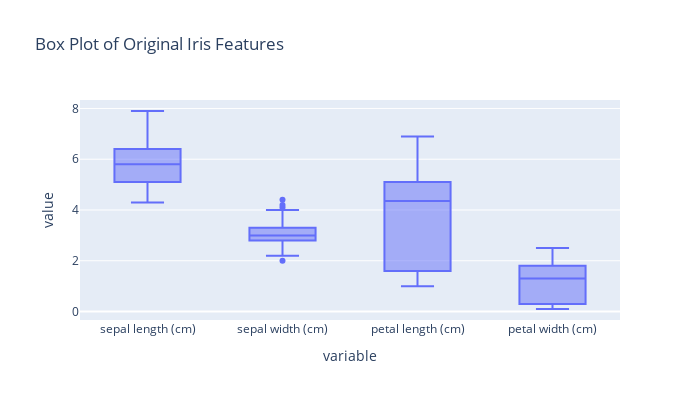

Notebook cell for this chart:
### Markdown cell above
## Standardizing Data

### Code cell
# Create a box plot with the original data
fig_o = px.box(
    df_melt,
    x='variable',
    y='value',
    width=700,
    height=400,
    title='Box Plot of Original Iris Features'
)
# Change the legend position to 'top'
fig_o.update_layout(legend=dict(x=0.4, y=1.2, orientation='h'))
# Show the plot
fig_o.show()

### Figure 1 — Plotly figure (JSON) as saved in the notebook; plotly's stock layout.template omitted (floating-point values rounded to 4 significant figures; data arrays with more than 128 entries replaced by an {"elided": "..."} marker saying what was removed)
{"data": [{"alignmentgroup": "True", "hovertemplate": "variable=%{x}<br>value=%{y}<extra></extra>", "legendgroup": "", "marker": {"color": "#636efa"}, "name": "", "notched": false, "offsetgroup": "", "orientation": "v", "showlegend": false, "type": "box", "x": {"elided": "600 str values"}, "x0": " ", "xaxis": "x", "y": {"elided": "600 float values"}, "y0": " ", "yaxis": "y"}], "layout": {"boxmode": "group", "height": 400, "legend": {"orientation": "h", "tracegroupgap": 0, "x": 0.4, "y": 1.2}, "title": {"text": "Box Plot of Original Iris Features"}, "width": 700, "xaxis": {"anchor": "y", "domain": [0, 1], "title": {"text": "variable"}}, "yaxis": {"anchor": "x", "domain": [0, 1], "title": {"text": "value"}}}}
